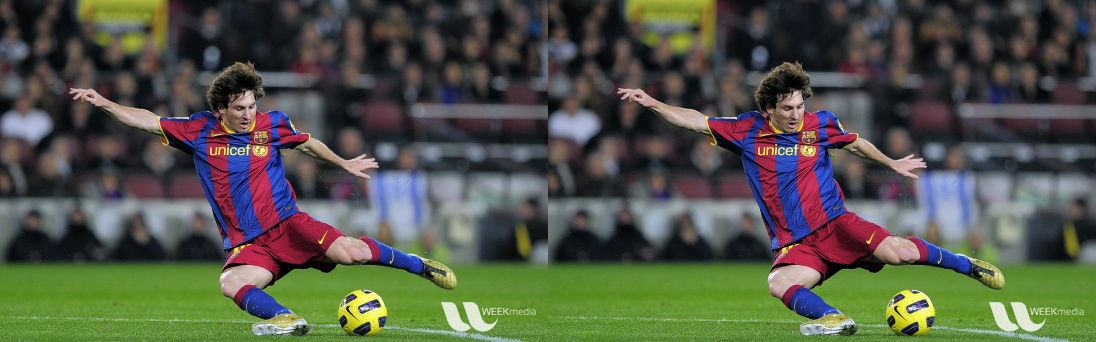
#> input picture merged_image.png, 1096 x 342 px, given in place of the camera
$ python blur_detector_video.py
#> lines starting #> are read from the running program, lines starting #| are printed output that depends on the picture; after the words box and inside, x2 and y2 are one past the last pixel; in counts of white or black regions, pixels touching at a corner belong together
"""
A script that uses your camera's video stream, and utilises FFT to identify whether it's blurry or not.
Link to the blog article that implemented this blur detection fft algorithm:
https://pyimagesearch.com/2020/06/15/opencv-fast-fourier-transform-fft-for-blur-detection-in-images-and-video-streams/

Type ctrl-c in terminal to stop the script.
"""
# import the necessary packages
from imutils.video import VideoStream
import argparse
import imutils
import time
import cv2
import matplotlib.pyplot as plt
import numpy as np

"""
"detect_blur_fft" function utilises FFT to detect blur images
# image: Our input image for blur detection
# size: The size of the radius around the centerpoint of the image for which we will zero out the FFT shift
# thresh: A value which the mean value of the magnitudes (more on that later) will be compared to for determining whether an image is considered blurry or not blurry
# vis: A boolean indicating whether to visualize/plot the original input image and magnitude image using matplotlib
"""

def detect_blur_fft(image, size=60, thresh=10, vis=False):
    # grab the dimensions of the image and use the dimensions to
    # derive the center (x, y)-coordinates
    (h, w) = image.shape
    (cX, cY) = (int(w / 2.0), int(h / 2.0))

    # compute the FFT to find the frequency transform, then shift
    # the zero frequency component (i.e., DC component located at
    # the top-left corner) to the center where it will be more
    # easy to analyze
    fft = np.fft.fft2(image)  # compute the FFT
    fftShift = np.fft.fftshift(
        fft)  # shift the zero frequency component (DC component) of the result to the center for easier analysis

    # If visualization is enabled, plot the original image and its magnitude spectrum using matplotlib
    if vis:
        # compute the magnitude spectrum of the transform
        magnitude = 20 * np.log(np.abs(fftShift))
        # display the original input image
        (fig, ax) = plt.subplots(1, 2, )
        ax[0].imshow(image, cmap="gray")
        ax[0].set_title("Input")
        ax[0].set_xticks([])
        ax[0].set_yticks([])
        # display the magnitude image
        ax[1].imshow(magnitude, cmap="gray")
        ax[1].set_title("Magnitude Spectrum")
        ax[1].set_xticks([])
        ax[1].set_yticks([])
        # show our plots
        plt.show()

    # zero-out the center of the FFT shift (i.e., remove low frequencies),
    # apply the inverse shift such that the DC component once again becomes the top-left
    # and then apply the inverse FFT
    fftShift[cY - size:cY + size, cX - size:cX + size] = 0
    fftShift = np.fft.ifftshift(fftShift)
    recon = np.fft.ifft2(fftShift)

    # compute the magnitude spectrum of the reconstructed image,
    # then compute the mean of the magnitude values
    magnitude = 20 * np.log(np.abs(recon))
    mean = np.mean(magnitude)

    # the image will be considered "blurry" if the mean value of the
    # magnitudes is less than the threshold value
    return mean, mean <= thresh


# construct the argument parser and parse the arguments
ap = argparse.ArgumentParser()
ap.add_argument("-t", "--thresh", type=int, default=10,
                help="threshold for our blur detector to fire")
args = vars(ap.parse_args())

# initialize the video stream and allow the camera sensor to warm up
print("[INFO] starting video stream...")
vs = VideoStream(src=0).start()
time.sleep(2.0)

# loop over the frames from the video stream
while True:
    # grab the frame from the threaded video stream and resize it
    # to have a maximum width of 400 pixels
    frame = vs.read()
#> frame is the input picture: shape (342, 1096, 3); mean B, G, R 72.4, 86, 82.2
    frame = imutils.resize(frame, width=500)
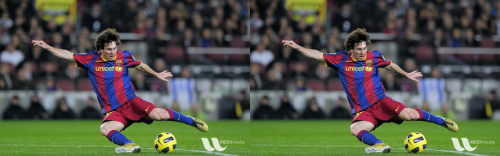
#> frame: shape (156, 500, 3); mean B, G, R 72.4, 86, 82.2

    # convert the frame to grayscale and detect blur in it using our FFT blur detection algorithm
    gray = cv2.cvtColor(frame, cv2.COLOR_BGR2GRAY)
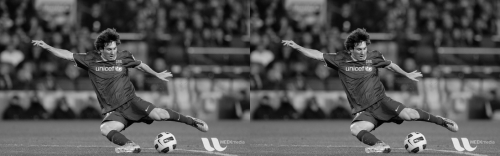
#> gray: shape (156, 500); min 1, max 241, mean 83.3
    (mean, blurry) = detect_blur_fft(gray, size=60,
                                     thresh=args["thresh"], vis=False)
#> in detect_blur_fft, `magnitude = 20 * np.log(np.abs(recon))`:
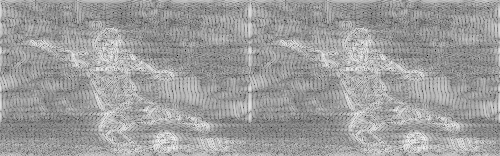
#> magnitude: shape (156, 500) float64; min -98.87, max 96.17, mean 21.6; drawn with min black and max white
#> in detect_blur_fft, `mean = np.mean(magnitude)`: mean = 21.63
#> mean = 21.63; blurry = False
    # draw on the frame, indicating whether or not it is blurry
    color = (0, 0, 255) if blurry else (0, 255, 0)
#> color = (0, 255, 0)
    text = "Blurry ({:.4f})" if blurry else "Not Blurry ({:.4f})"
#> text = 'Not Blurry ({:.4f})'
    text = text.format(mean)
#> text = 'Not Blurry (21.6339)'
    cv2.putText(frame, text, (10, 25), cv2.FONT_HERSHEY_SIMPLEX,
                0.7, color, 2)
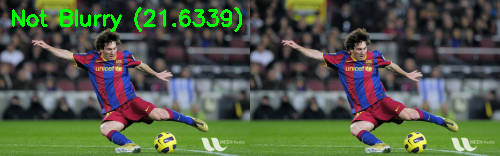
#> frame: shape (156, 500, 3); 2.06% of pixels changed, all inside (x1, y1, x2, y2) = (12, 7, 242, 32)
    # show the output frame
    cv2.imshow("Frame", frame)
    key = cv2.waitKey(1) & 0xFF
#> (key q is pressed here)
    # if the `q` key was pressed, break from the loop
    if key == ord("q"):
        break
# do a bit of cleanup
cv2.destroyAllWindows()
vs.stop()

$ run again, on against_the_light.png
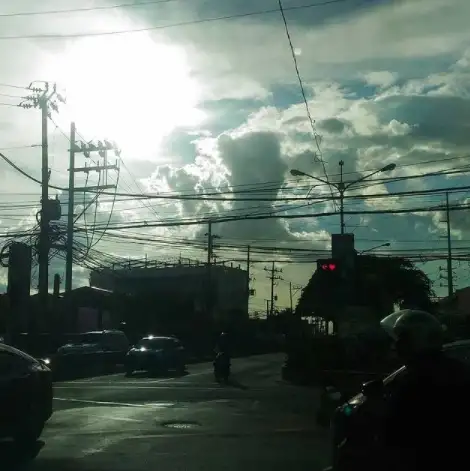
#> input picture against_the_light.png, 470 x 471 px, given in place of the camera
#> frame is the input picture: shape (471, 470, 3); mean B, G, R 101.9, 110.6, 96.7
#> in detect_blur_fft, `magnitude = 20 * np.log(np.abs(recon))`:
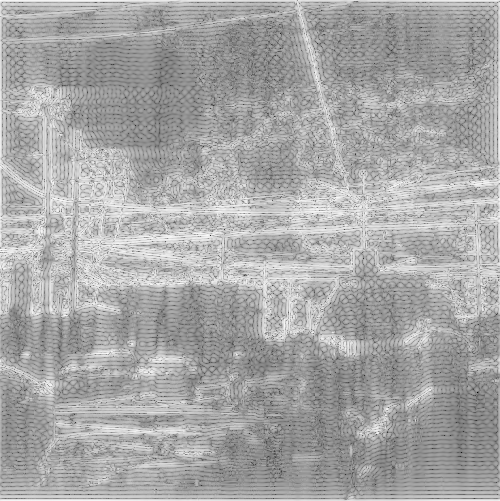
#> magnitude: shape (501, 500) float64; min -122.7, max 94.83, mean 20.1; drawn with min black and max white
#> in detect_blur_fft, `mean = np.mean(magnitude)`: mean = 20.09
#> `(mean, blurry) = detect_blur_fft(gray, size=60, thresh=args["thresh"],..`: blurry = False
#> color = (0, 255, 0)
#> `text = "Blurry ({:.4f})" if blurry else "Not Blurry ({:.4f})"`: text = 'Not Blurry ({:.4f})'
#> `text = text.format(mean)`: text = 'Not Blurry (20.0932)'
#> `cv2.putText(frame, text, (10, 25), cv2.FONT_HERSHEY_SIMPLEX, 0.7, colo..`:
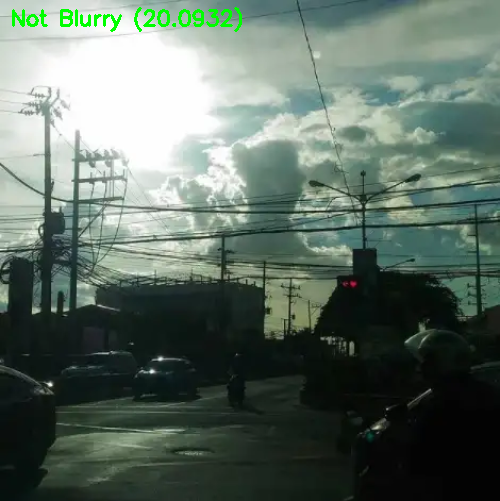
#> frame: shape (501, 500, 3); mean B, G, R 100.4, 110.9, 95.4
